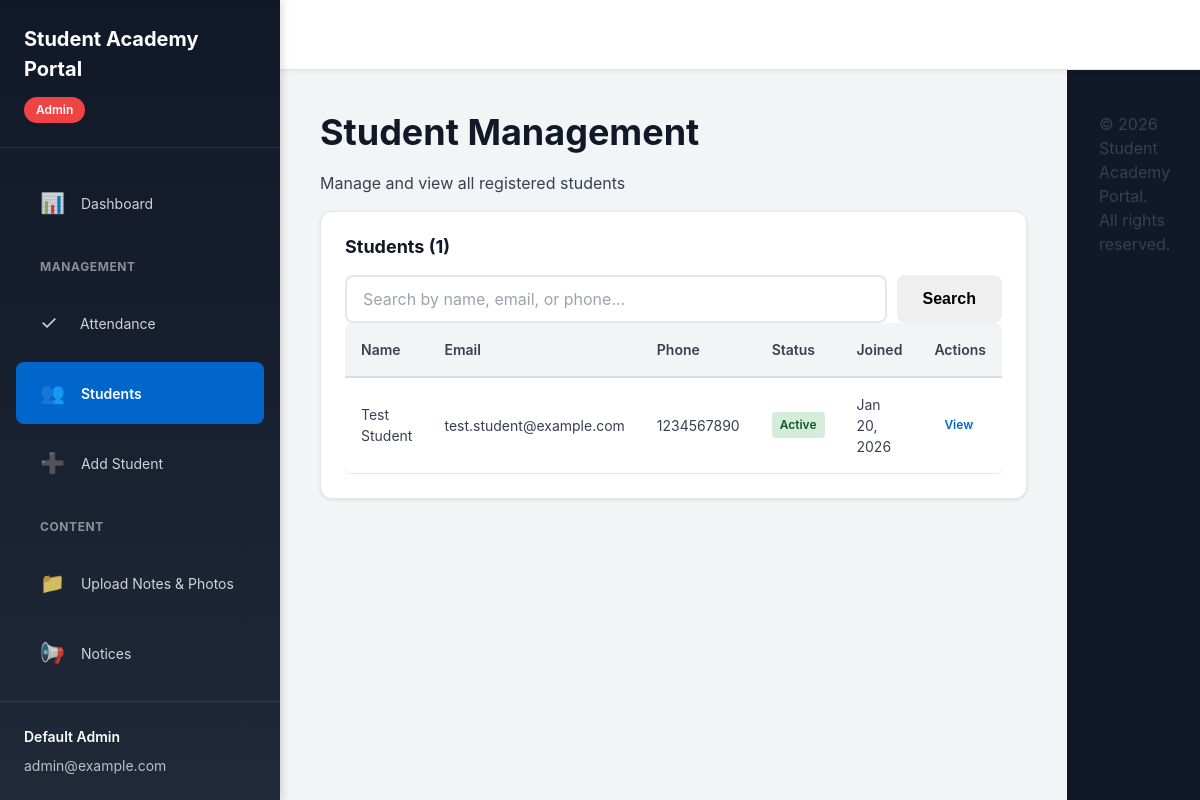
Page /admin/users.php (signed in) on the committed database.
### tables this page shows
CREATE TABLE IF NOT EXISTS `users` (
  `id` INT UNSIGNED NOT NULL AUTO_INCREMENT,
  `full_name` VARCHAR(100) NOT NULL,
  `email` VARCHAR(150) NOT NULL,
  `phone` VARCHAR(20) NULL,
  `password_hash` VARCHAR(255) NOT NULL,
  `status` ENUM('active','inactive') NOT NULL DEFAULT 'active',
  `created_at` DATETIME NOT NULL DEFAULT CURRENT_TIMESTAMP,
  PRIMARY KEY (`id`),
  UNIQUE KEY `uniq_users_email` (`email`)
);

### public/includes/functions.php (called while the page is built, shortened)
<?php
function e(?string $value): string {
    return htmlspecialchars($value ?? '', ENT_QUOTES | ENT_SUBSTITUTE, 'UTF-8');
}
?>

### public/includes/validation.php (called while the page is built, shortened)
<?php
function sanitize_string(string $value): string {
    return trim($value);
}
?>

### public/admin/users.php (the view, shortened to what this page needs)
<?php
require_once __DIR__ . '/../includes/admin_header.php';
$search = sanitize_string($_GET['search'] ?? '');
try {
    $pdo = get_db_connection();
    $query = 'SELECT id, full_name, email, phone, status, created_at FROM users';
    $params = [];
    $query .= ' ORDER BY created_at DESC';
    $stmt = $pdo->prepare($query);
    $stmt->execute($params);
    $users = $stmt->fetchAll();
} catch (Throwable $e) {
    log_error('Student listing error: ' . $e->getMessage());
    $users = [];
    $error = 'Error loading students. Please try again.';
}
?>
<div class="content-header">
    <h1>Student Management</h1>
    <p>Manage and view all registered students</p>
</div>
<div class="card">
    <div class="card-header">
        <h2>Students (<?= count($users) ?>)</h2>
        <form method="get" class="search-form">
            <input type="text" name="search" placeholder="Search by name, email, or phone..." value="<?= e($search) ?>">
            <button type="submit" class="btn btn-small">Search</button>
        </form>
    </div>
    <div class="card-body">
        <?php if (empty($users)): ?>
            <p class="text-center text-muted">No students found.</p>
        <?php else: ?>
            <div class="table-responsive">
                <table class="table">
                    <thead>
                        <tr>
                            <th>Name</th>
                            <th>Email</th>
                            <th>Phone</th>
                            <th>Status</th>
                            <th>Joined</th>
                            <th>Actions</th>
                        </tr>
                    </thead>
                    <tbody>
                        <?php foreach ($users as $user): ?>
                            <tr>
                                <td><?= e($user['full_name']) ?></td>
                                <td><?= e($user['email']) ?></td>
                                <td><?= e($user['phone'] ?? '—') ?></td>
                                <td>
                                    <span class="badge badge-<?= $user['status'] === 'active' ? 'success' : 'secondary' ?>">
                                        <?= e(ucfirst($user['status'])) ?>
                                    </span>
                                </td>
                                <td><?= date('M d, Y', strtotime($user['created_at'])) ?></td>
                                <td class="actions">
                                    <a href="view_student.php?id=<?= (int)$user['id'] ?>" class="btn btn-tiny">View</a>
                                </td>
                            </tr>
                        <?php endforeach; ?>
                    </tbody>
                </table>
            </div>
        <?php endif; ?>
    </div>
</div>
<?php require_once __DIR__ . '/../includes/footer.php'; ?>

### public/includes/admin_header.php (shortened to what this page needs)
<?php
require_once __DIR__ . '/functions.php';
require_once __DIR__ . '/validation.php';
$admin = $_SESSION['admin'];
$current_page = basename($_SERVER['PHP_SELF']);
?>
<!DOCTYPE html>
<html lang="en">
<head>
  <link rel="stylesheet" href="<?= e(BASE_URL) ?>assets/css/style.css">
</head>
<body class="portal-layout">
  <aside class="sidebar admin-sidebar">
    <div class="sidebar-brand">
        <a href="<?= e(BASE_URL . PUBLIC_URL_PREFIX) ?>admin/dashboard.php"><?= e(APP_NAME) ?></a>
      <span class="role-badge admin">Admin</span>
    </div>
    <nav class="sidebar-nav">
        <a href="<?= e(BASE_URL . PUBLIC_URL_PREFIX) ?>admin/dashboard.php" class="nav-item <?= $current_page === 'dashboard.php' ? 'active' : '' ?>">
        <span class="icon">📊</span> Dashboard
      </a>
      <div class="nav-section">
        <p class="nav-label">Management</p>
          <a href="<?= e(BASE_URL . PUBLIC_URL_PREFIX) ?>admin/attendance.php" class="nav-item <?= $current_page === 'attendance.php' ? 'active' : '' ?>">
          <span class="icon">✓</span> Attendance
        </a>
          <a href="<?= e(BASE_URL . PUBLIC_URL_PREFIX) ?>admin/users.php" class="nav-item <?= $current_page === 'users.php' ? 'active' : '' ?>">
          <span class="icon">👥</span> Students
        </a>
          <a href="<?= e(BASE_URL . PUBLIC_URL_PREFIX) ?>admin/add_student.php" class="nav-item <?= $current_page === 'add_student.php' ? 'active' : '' ?>">
          <span class="icon">➕</span> Add Student
        </a>
      </div>
      <div class="nav-section">
        <p class="nav-label">Content</p>
          <a href="<?= e(BASE_URL . PUBLIC_URL_PREFIX) ?>admin/uploads.php" class="nav-item <?= $current_page === 'uploads.php' ? 'active' : '' ?>">
          <span class="icon">📁</span> Upload Notes & Photos
        </a>
          <a href="<?= e(BASE_URL . PUBLIC_URL_PREFIX) ?>admin/notices.php" class="nav-item <?= $current_page === 'notices.php' ? 'active' : '' ?>">
          <span class="icon">📢</span> Notices
        </a>
      </div>
    </nav>
    <div class="sidebar-footer">
      <p class="admin-name"><?= e($admin['full_name']) ?></p>
      <p class="admin-email"><?= e($admin['email']) ?></p>
    </div>
  </aside>
  <header class="site-header admin-header">
  </header>
  <main class="main-content admin-main">

### public/includes/footer.php (shortened to what this page needs)
  </main>
  <footer class="site-footer">
    <p>&copy; <?= e(date('Y')) ?> <?= e(APP_NAME) ?>. All rights reserved.</p>
  </footer>
</body>
</html>

### public/admin/users.php (style rules this page uses)
.search-form { display: flex; gap: 10px; flex-wrap: wrap; }
.search-form input { flex: 1; min-width: 200px; }
.table-responsive { overflow-x: auto; }
.table { width: 100%; border-collapse: collapse; font-size: 14px; }
.table thead { background-color: #f5f5f5; }
.table th { padding: 12px; text-align: left; font-weight: 600; border-bottom: 2px solid #ddd; }
.table td { padding: 12px; border-bottom: 1px solid #eee; }
.badge { display: inline-block; padding: 4px 8px; border-radius: 4px; font-size: 12px; font-weight: 600; }
.badge-success { background-color: #d4edda; color: #155724; }
.btn-tiny { padding: 4px 8px; font-size: 12px; }

### rows in the picture
users: full_name "Test Student", email "test.student@example.com", phone "1234567890", status "Active", created_at "Jan 20, 2026"

### other values in the picture
APP_NAME "Student Academy Portal"
$admin['full_name'] "Default Admin"
$admin['email'] "admin@example.com"
count($users) "1"
